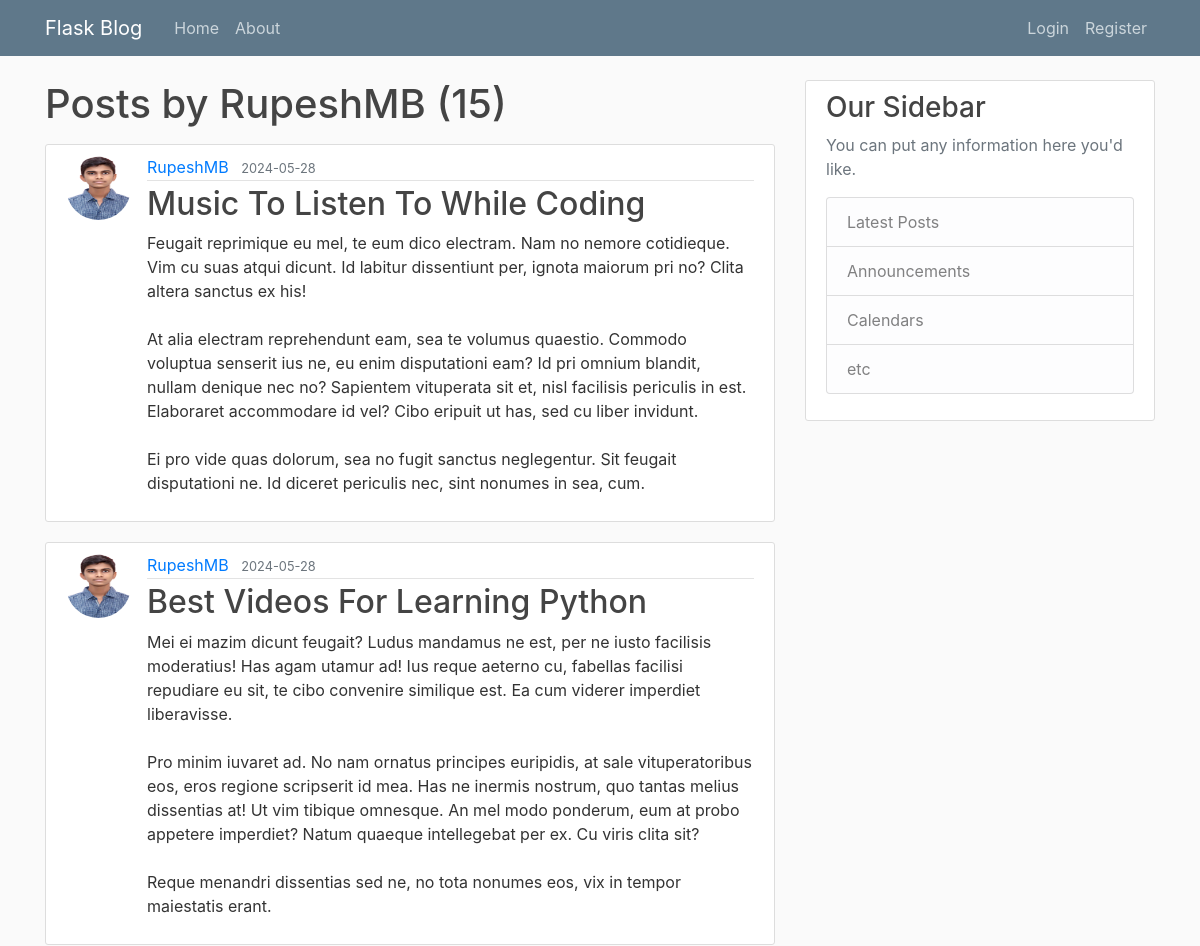
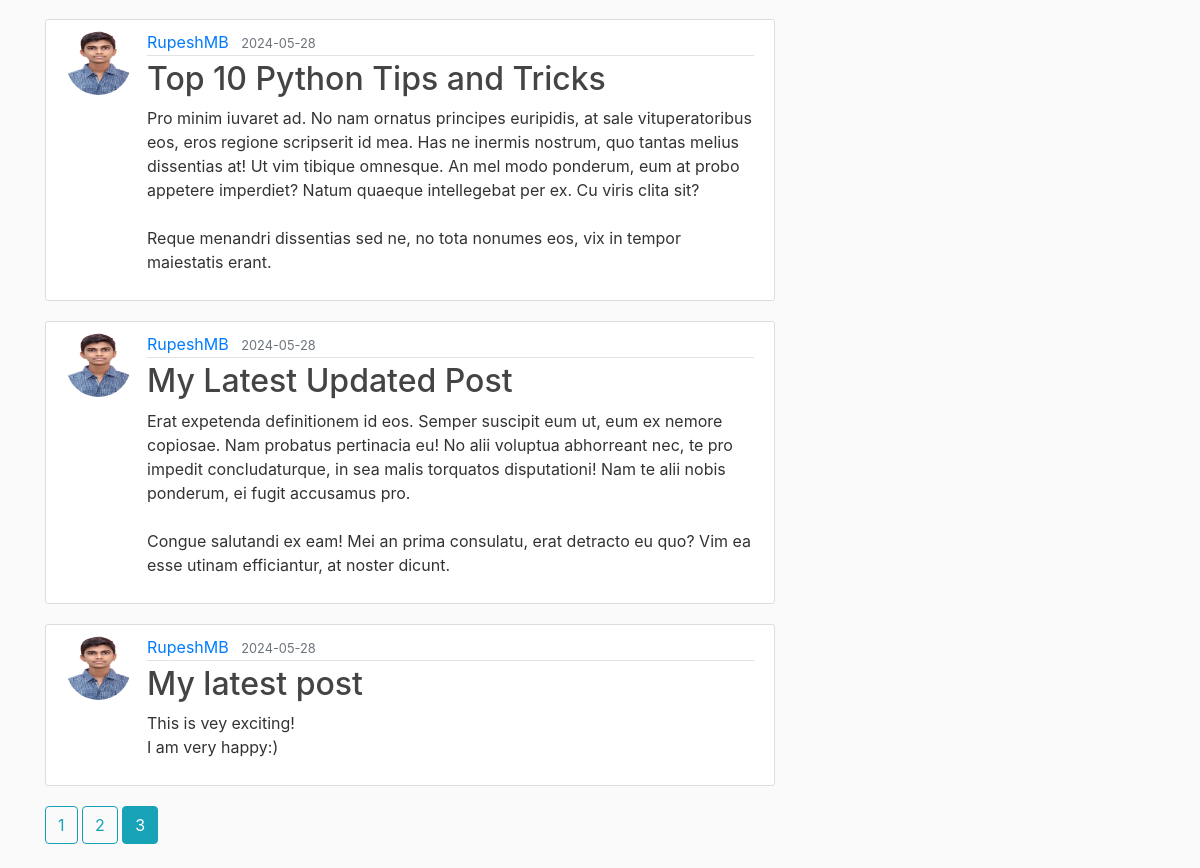
Page /user/RupeshMB?page=3 on the committed database (2 pictures, top to bottom).
### flaskblog/models.py (models this page shows, shortened)
class User(db.Model, UserMixin):
    id = db.Column(db.Integer, primary_key=True)
    username = db.Column(db.String(20), unique=True, nullable=False)
    email = db.Column(db.String(120), unique=True, nullable=False)
    image_file = db.Column(db.String(20), nullable=False, default='default.jpg')
    password = db.Column(db.String(60), nullable=False)
    posts = db.relationship('Post', backref='name', lazy=True)

class Post(db.Model):
    id = db.Column(db.Integer, primary_key=True)
    title = db.Column(db.String(100), nullable=False)
    date_posted = db.Column(db.DateTime, nullable=False, default=lambda: datetime.now(timezone.utc))
    content = db.Column(db.Text, nullable=False)
    user_id = db.Column(db.Integer, db.ForeignKey('user.id'), nullable=False)

### flaskblog/users/routes.py (the view)
@users.route("/user/<string:username>")
def user_posts(username):
    page = request.args.get('page',1,type=int)
    user = User.query.filter_by(username=username).first_or_404()
    posts= Post.query.filter_by(name=user)\
        .order_by(Post.date_posted.desc())\
        .paginate(page=page, per_page=5)
    return render_template('user_posts.html', posts=posts, user=user)

### flaskblog/templates/user_posts.html
{% extends "layout.html" %}
{% block content %}
    <h1 class="mb-3">Posts by {{ user.username }} ({{ posts.total }})</h1>
    {% for post in posts.items %}
        <article class="media content-section">
            <img class="rounded-circle article-img" src="{{url_for('static', filename='profile_pics/' + post.name.image_file)}}">
            <div class="media-body">
            <div class="article-metadata">
                <a class="mr-2" href="{{ url_for('users.user_posts',username=post.name.username) }}">{{ post.name.username }}</a>
                <small class="text-muted">{{ post.date_posted.strftime('%Y-%m-%d') }}</small>
            </div>
            <h2><a class="article-title" href="{{ url_for('posts.post', post_id=post.id )}}">{{ post.title }}</a></h2>
            <p class="article-content">{{ post.content }}</p>
            </div>
        </article>
    {% endfor %}
    {% for page_num in posts.iter_pages(left_edge=1, right_edge=1, left_current=1, right_current=2) %}
        {% if page_num %}
            {% if posts.page == page_num %}
                <a class="btn btn-info mb-4" href="{{ url_for('users.user_posts',username=user.username, page=page_num)}}">{{ page_num }}</a>
            {% else %}
                <a class="btn btn-outline-info mb-4" href="{{ url_for('users.user_posts',username=user.username, page=page_num)}}">{{ page_num }}</a>
            {% endif %}
        {% else %}
            ...
        {% endif %}
    {% endfor %}
{% endblock content %}

### flaskblog/static/main.css (style rules this page uses)
body { background: #fafafa; color: #333333; margin-top: 5rem; }
h1, h2, h3, h4, h5, h6 { color: #444444; }
.content-section { background: #ffffff; padding: 10px 20px; border: 1px solid #dddddd; border-radius: 3px; margin-bottom: 20px; }
.article-title { color: #444444; }
.article-content { white-space: pre-line; }
.article-img { height: 65px; width: 65px; margin-right: 16px; }
.article-metadata { padding-bottom: 1px; margin-bottom: 4px; border-bottom: 1px solid #e3e3e3 }

### rows in the picture
User: username "RupeshMB"
Post: image_file (picture), name.username "RupeshMB", date_posted "2024-05-28", title "Music To Listen To While Coding", content "Feugait reprimique eu mel, te eum dico electram. Nam no nemore cotidieque. Vim cu suas atqui dicunt. Id labitur dissentiunt per, ignota maiorum pri no? Clita altera sanctus ex his! At alia electram reprehendunt eam, sea te volumus quaestio. Commodo voluptua senserit ius ne, eu enim disputationi eam? Id pri omnium blandit, nullam denique nec no? Sapientem vituperata sit et, nisl facilisis periculis in est. Elaboraret accommodare id vel? Cibo eripuit ut has, sed cu liber invidunt. Ei pro vide quas dolorum, sea no fugit sanctus neglegentur. Sit feugait disputationi ne. Id diceret periculis nec, sint nonumes in sea, cum."
Post: image_file (picture), name.username "RupeshMB", date_posted "2024-05-28", title "Best Videos For Learning Python", content "Mei ei mazim dicunt feugait? Ludus mandamus ne est, per ne iusto facilisis moderatius! Has agam utamur ad! Ius reque aeterno cu, fabellas facilisi repudiare eu sit, te cibo convenire similique est. Ea cum viderer imperdiet liberavisse. Pro minim iuvaret ad. No nam ornatus principes euripidis, at sale vituperatoribus eos, eros regione scripserit id mea. Has ne inermis nostrum, quo tantas melius dissentias at! Ut vim tibique omnesque. An mel modo ponderum, eum at probo appetere imperdiet? Natum quaeque intellegebat per ex. Cu viris clita sit? Reque menandri dissentias sed ne, no tota nonumes eos, vix in tempor maiestatis erant."
Post: image_file (picture), name.username "RupeshMB", date_posted "2024-05-28", title "Top 10 Python Tips and Tricks", content "Pro minim iuvaret ad. No nam ornatus principes euripidis, at sale vituperatoribus eos, eros regione scripserit id mea. Has ne inermis nostrum, quo tantas melius dissentias at! Ut vim tibique omnesque. An mel modo ponderum, eum at probo appetere imperdiet? Natum quaeque intellegebat per ex. Cu viris clita sit? Reque menandri dissentias sed ne, no tota nonumes eos, vix in tempor maiestatis erant."
Post: image_file (picture), name.username "RupeshMB", date_posted "2024-05-28", title "My Latest Updated Post", content "Erat expetenda definitionem id eos. Semper suscipit eum ut, eum ex nemore copiosae. Nam probatus pertinacia eu! No alii voluptua abhorreant nec, te pro impedit concludaturque, in sea malis torquatos disputationi! Nam te alii nobis ponderum, ei fugit accusamus pro. Congue salutandi ex eam! Mei an prima consulatu, erat detracto eu quo? Vim ea esse utinam efficiantur, at noster dicunt."
Post: image_file (picture), name.username "RupeshMB", date_posted "2024-05-28", title "My latest post", content "This is vey exciting! I am very happy:)"

### other values in the picture
{{ posts.total }} "15"
{{ page_num }} "1" "2"
{{ page_num }} "3"
